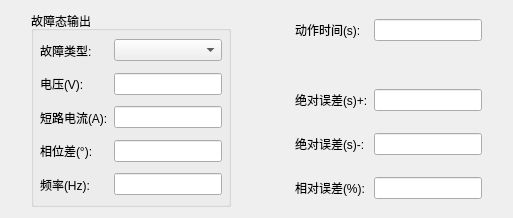
<?xml version="1.0" encoding="UTF-8"?>
<ui version="4.0">
 <class>QVolInverTimeItemParaEditWidget</class>
 <widget class="QWidget" name="QVolInverTimeItemParaEditWidget">
  <property name="geometry">
   <rect>
    <x>0</x>
    <y>0</y>
    <width>513</width>
    <height>218</height>
   </rect>
  </property>
  <property name="windowTitle">
   <string>Form</string>
  </property>
  <layout class="QGridLayout" name="gridLayout_2">
   <item row="0" column="1" rowspan="5">
    <widget class="QGroupBox" name="groupBox">
     <property name="sizePolicy">
      <sizepolicy hsizetype="Preferred" vsizetype="Expanding">
       <horstretch>0</horstretch>
       <verstretch>0</verstretch>
      </sizepolicy>
     </property>
     <property name="title">
      <string>故障态输出</string>
     </property>
     <layout class="QGridLayout" name="gridLayout">
      <property name="leftMargin">
       <number>6</number>
      </property>
      <property name="topMargin">
       <number>6</number>
      </property>
      <property name="rightMargin">
       <number>6</number>
      </property>
      <property name="bottomMargin">
       <number>6</number>
      </property>
      <item row="5" column="1">
       <widget class="QLabel" name="m_labHz">
        <property name="sizePolicy">
         <sizepolicy hsizetype="Preferred" vsizetype="Expanding">
          <horstretch>0</horstretch>
          <verstretch>0</verstretch>
         </sizepolicy>
        </property>
        <property name="text">
         <string>频率(Hz):</string>
        </property>
        <property name="alignment">
         <set>Qt::AlignLeading|Qt::AlignLeft|Qt::AlignVCenter</set>
        </property>
       </widget>
      </item>
      <item row="5" column="2">
       <widget class="QSettingLineEdit" name="m_txtHz"/>
      </item>
      <item row="3" column="2">
       <widget class="QSettingLineEdit" name="m_txtAng"/>
      </item>
      <item row="0" column="1">
       <widget class="QLabel" name="m_labErrType">
        <property name="sizePolicy">
         <sizepolicy hsizetype="Preferred" vsizetype="Expanding">
          <horstretch>0</horstretch>
          <verstretch>0</verstretch>
         </sizepolicy>
        </property>
        <property name="text">
         <string>故障类型:</string>
        </property>
        <property name="alignment">
         <set>Qt::AlignLeading|Qt::AlignLeft|Qt::AlignVCenter</set>
        </property>
       </widget>
      </item>
      <item row="0" column="2">
       <widget class="QComboBox" name="m_cmb_ErrorType"/>
      </item>
      <item row="1" column="1">
       <widget class="QLabel" name="m_labVolt">
        <property name="sizePolicy">
         <sizepolicy hsizetype="Preferred" vsizetype="Expanding">
          <horstretch>0</horstretch>
          <verstretch>0</verstretch>
         </sizepolicy>
        </property>
        <property name="text">
         <string>电压(V):</string>
        </property>
        <property name="alignment">
         <set>Qt::AlignLeading|Qt::AlignLeft|Qt::AlignVCenter</set>
        </property>
       </widget>
      </item>
      <item row="1" column="2">
       <widget class="QSettingLineEdit" name="m_txtVolt"/>
      </item>
      <item row="3" column="1">
       <widget class="QLabel" name="m_labAng">
        <property name="sizePolicy">
         <sizepolicy hsizetype="Preferred" vsizetype="Expanding">
          <horstretch>0</horstretch>
          <verstretch>0</verstretch>
         </sizepolicy>
        </property>
        <property name="text">
         <string>相位差(°):</string>
        </property>
        <property name="alignment">
         <set>Qt::AlignLeading|Qt::AlignLeft|Qt::AlignVCenter</set>
        </property>
       </widget>
      </item>
      <item row="2" column="1">
       <widget class="QLabel" name="m_labFaultCurr">
        <property name="sizePolicy">
         <sizepolicy hsizetype="Preferred" vsizetype="Expanding">
          <horstretch>0</horstretch>
          <verstretch>0</verstretch>
         </sizepolicy>
        </property>
        <property name="text">
         <string>短路电流(A):</string>
        </property>
        <property name="alignment">
         <set>Qt::AlignLeading|Qt::AlignLeft|Qt::AlignVCenter</set>
        </property>
       </widget>
      </item>
      <item row="2" column="2">
       <widget class="QSettingLineEdit" name="m_txtFaultCurr"/>
      </item>
     </layout>
    </widget>
   </item>
   <item row="2" column="3">
    <widget class="QLabel" name="m_labAbsErr">
     <property name="sizePolicy">
      <sizepolicy hsizetype="Preferred" vsizetype="Expanding">
       <horstretch>0</horstretch>
       <verstretch>0</verstretch>
      </sizepolicy>
     </property>
     <property name="text">
      <string>绝对误差(s)+:</string>
     </property>
     <property name="alignment">
      <set>Qt::AlignLeading|Qt::AlignLeft|Qt::AlignVCenter</set>
     </property>
    </widget>
   </item>
   <item row="1" column="5">
    <spacer name="horizontalSpacer_3">
     <property name="orientation">
      <enum>Qt::Horizontal</enum>
     </property>
     <property name="sizeType">
      <enum>QSizePolicy::Preferred</enum>
     </property>
     <property name="sizeHint" stdset="0">
      <size>
       <width>20</width>
       <height>20</height>
      </size>
     </property>
    </spacer>
   </item>
   <item row="3" column="3">
    <widget class="QLabel" name="m_labMinus">
     <property name="sizePolicy">
      <sizepolicy hsizetype="Preferred" vsizetype="Expanding">
       <horstretch>0</horstretch>
       <verstretch>0</verstretch>
      </sizepolicy>
     </property>
     <property name="text">
      <string>绝对误差(s)-:</string>
     </property>
    </widget>
   </item>
   <item row="3" column="4">
    <widget class="QSettingLineEdit" name="m_txtMinus"/>
   </item>
   <item row="4" column="3">
    <widget class="QLabel" name="m_labRelErr">
     <property name="sizePolicy">
      <sizepolicy hsizetype="Preferred" vsizetype="Expanding">
       <horstretch>0</horstretch>
       <verstretch>0</verstretch>
      </sizepolicy>
     </property>
     <property name="text">
      <string>相对误差(%):</string>
     </property>
     <property name="alignment">
      <set>Qt::AlignLeading|Qt::AlignLeft|Qt::AlignVCenter</set>
     </property>
    </widget>
   </item>
   <item row="4" column="4">
    <widget class="QSettingLineEdit" name="m_txtRelErr"/>
   </item>
   <item row="1" column="0">
    <spacer name="horizontalSpacer_2">
     <property name="orientation">
      <enum>Qt::Horizontal</enum>
     </property>
     <property name="sizeType">
      <enum>QSizePolicy::Preferred</enum>
     </property>
     <property name="sizeHint" stdset="0">
      <size>
       <width>20</width>
       <height>20</height>
      </size>
     </property>
    </spacer>
   </item>
   <item row="0" column="4">
    <widget class="QSettingLineEdit" name="m_txtTSetting"/>
   </item>
   <item row="0" column="3">
    <widget class="QLabel" name="m_lablne_TSetting">
     <property name="sizePolicy">
      <sizepolicy hsizetype="Preferred" vsizetype="Expanding">
       <horstretch>0</horstretch>
       <verstretch>0</verstretch>
      </sizepolicy>
     </property>
     <property name="text">
      <string>动作时间(s):</string>
     </property>
     <property name="alignment">
      <set>Qt::AlignLeading|Qt::AlignLeft|Qt::AlignVCenter</set>
     </property>
    </widget>
   </item>
   <item row="1" column="2">
    <spacer name="horizontalSpacer">
     <property name="orientation">
      <enum>Qt::Horizontal</enum>
     </property>
     <property name="sizeHint" stdset="0">
      <size>
       <width>20</width>
       <height>20</height>
      </size>
     </property>
    </spacer>
   </item>
   <item row="2" column="4">
    <widget class="QSettingLineEdit" name="m_txtPlus"/>
   </item>
  </layout>
 </widget>
 <customwidgets>
  <customwidget>
   <class>QSettingLineEdit</class>
   <extends>QLineEdit</extends>
   <header>../../UI/Controls/SettingCtrls/qsettinglineedit.h</header>
  </customwidget>
 </customwidgets>
 <resources/>
 <connections/>
</ui>
